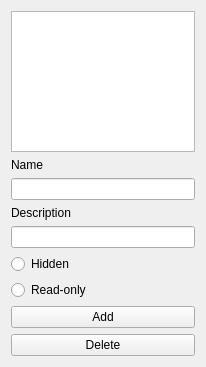
<?xml version="1.0" encoding="UTF-8"?>
<ui version="4.0">
 <class>Form</class>
 <widget class="QWidget" name="Form">
  <property name="geometry">
   <rect>
    <x>0</x>
    <y>0</y>
    <width>206</width>
    <height>367</height>
   </rect>
  </property>
  <property name="windowTitle">
   <string>Custom properties</string>
  </property>
  <layout class="QVBoxLayout" name="verticalLayout">
   <item>
    <widget class="QListWidget" name="listWidget"/>
   </item>
   <item>
    <widget class="QLabel" name="label_2">
     <property name="text">
      <string>Name</string>
     </property>
    </widget>
   </item>
   <item>
    <widget class="QLineEdit" name="lineEdit">
     <property name="toolTip">
      <string>Can only contain alphanumerical characters and no spaces. Use CamelCase typing to define spaces automatically</string>
     </property>
    </widget>
   </item>
   <item>
    <widget class="QLabel" name="label_3">
     <property name="text">
      <string>Description</string>
     </property>
    </widget>
   </item>
   <item>
    <widget class="QLineEdit" name="lineEdit_2">
     <property name="toolTip">
      <string>A description for this property, can be in any language.</string>
     </property>
    </widget>
   </item>
   <item>
    <widget class="QRadioButton" name="radioButton_2">
     <property name="toolTip">
      <string>The property will be hidden in the interface, and can only be modified via python script</string>
     </property>
     <property name="text">
      <string>Hidden</string>
     </property>
    </widget>
   </item>
   <item>
    <widget class="QRadioButton" name="radioButton">
     <property name="toolTip">
      <string>The property is visible but cannot be modified by the user</string>
     </property>
     <property name="text">
      <string>Read-only</string>
     </property>
    </widget>
   </item>
   <item>
    <widget class="QPushButton" name="pushButton">
     <property name="text">
      <string>Add</string>
     </property>
     <property name="icon">
      <iconset theme="gtk-add">
       <normaloff/>
      </iconset>
     </property>
    </widget>
   </item>
   <item>
    <widget class="QPushButton" name="pushButton_2">
     <property name="text">
      <string>Delete</string>
     </property>
     <property name="icon">
      <iconset theme="gtk-remove">
       <normaloff/>
      </iconset>
     </property>
    </widget>
   </item>
  </layout>
 </widget>
 <resources/>
 <connections/>
</ui>
